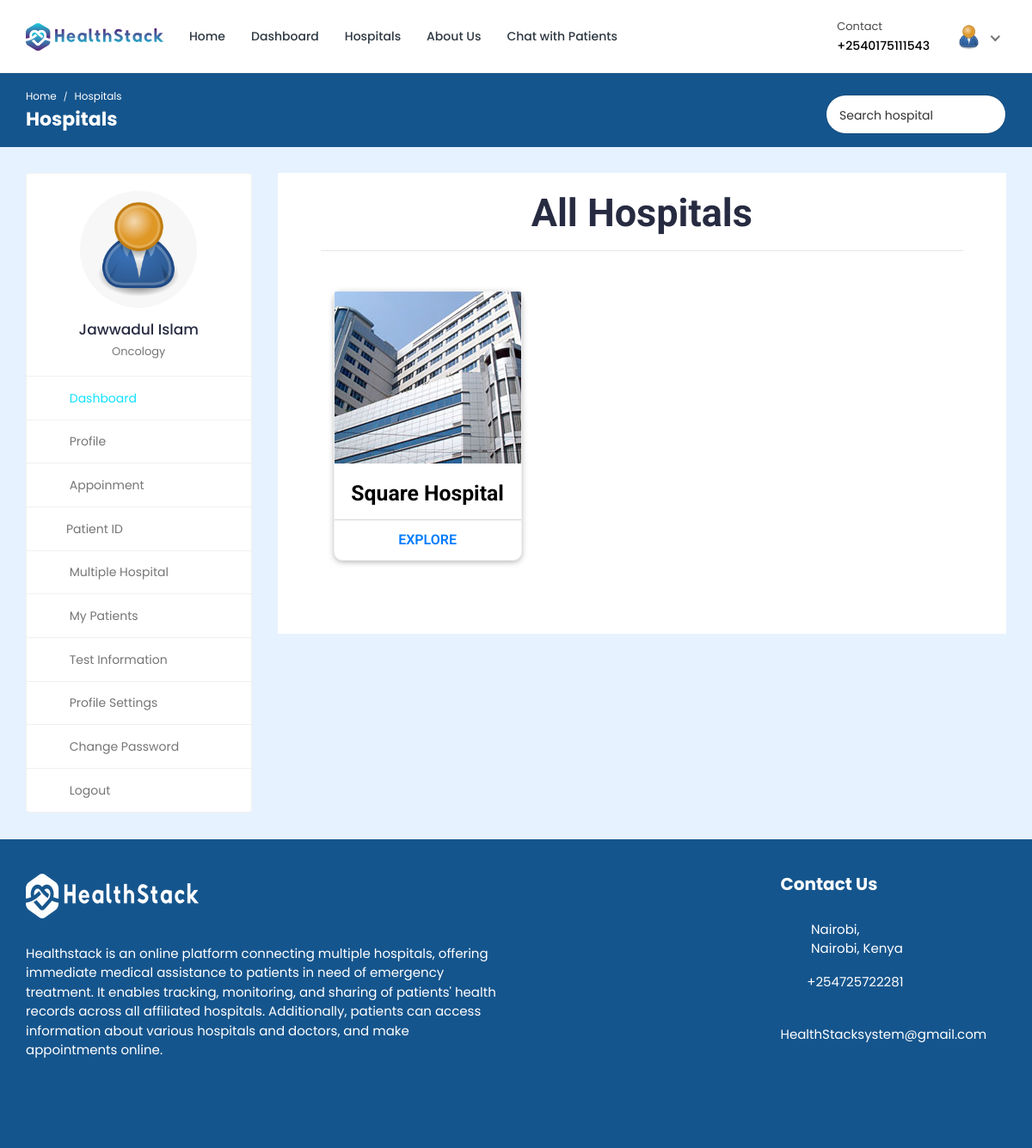
The page /multiple-hospital/ (signed in) on the database its author committed.
### doctor/models.py (models this page shows, shortened)
class Doctor_Information(models.Model):
    DOCTOR_TYPE = (
        ('Cardiologists', 'Cardiologists'),
        ('Neurologists', 'Neurologists'),
        ('Pediatricians', 'Pediatricians'),
        ('Physiatrists', 'Physiatrists'),
        ('Dermatologists', 'Dermatologists'),
    )
    doctor_id = models.AutoField(primary_key=True)
    user = models.OneToOneField(User, on_delete=models.CASCADE, null=True, blank=True, related_name='profile')
    name = models.CharField(max_length=200, null=True, blank=True)
    username = models.CharField(max_length=200, null=True, blank=True)
    gender = models.CharField(max_length=200, null=True, blank=True)
    description = models.TextField(max_length=1000, null=True, blank=True)
    department = models.CharField(max_length=200, choices=DOCTOR_TYPE, null=True, blank=True)
    department_name = models.ForeignKey(hospital_department, on_delete=models.SET_NULL, null=True, blank=True)
    specialization = models.ForeignKey(specialization, on_delete=models.SET_NULL, null=True, blank=True)
    featured_image = models.ImageField(upload_to='doctors/', default='doctors/user-default.png', null=True, blank=True)
    certificate_image = models.ImageField(upload_to='doctors_certificate/', default='doctors_certificate/default.png', null=True, blank=True)
    email = models.EmailField(max_length=200, null=True, blank=True)
    phone_number = models.CharField(max_length=200, null=True, blank=True)
    nid = models.CharField(max_length=200, null=True, blank=True)
    visiting_hour = models.CharField(max_length=200, null=True, blank=True)
    consultation_fee = models.IntegerField(null=True, blank=True)
    report_fee = models.IntegerField(null=True, blank=True)
    dob = models.CharField(max_length=200, null=True, blank=True)
    institute = models.CharField(max_length=200, null=True, blank=True)
    degree = models.CharField(max_length=200, null=True, blank=True)
    completion_year = models.CharField(max_length=200, null=True, blank=True)
    work_place = models.CharField(max_length=200, null=True, blank=True)
    designation = models.CharField(max_length=200, null=True, blank=True)
    start_year = models.CharField(max_length=200, null=True, blank=True)
    end_year = models.CharField(max_length=200, null=True, blank=True)
    register_status =  models.CharField(max_length=200, null=True, blank=True)
    hospital_name = models.ForeignKey(Hospital_Information, on_delete=models.SET_NULL, null=True, blank=True)

### hospital_admin/models.py (models this page shows, shortened)
class specialization(models.Model):
    specialization_id = models.AutoField(primary_key=True)
    specialization_name = models.CharField(max_length=200, null=True, blank=True)
    hospital = models.ForeignKey(Hospital_Information, on_delete=models.CASCADE, null=True, blank=True)

### hospital/models.py (models this page shows, shortened)
class Hospital_Information(models.Model):
    HOSPITAL_TYPE = (
        ('private', 'Private hospital'),
        ('public', 'Public hospital'),
    )
    hospital_id = models.AutoField(primary_key=True)
    name = models.CharField(max_length=200, null=True, blank=True)
    address = models.CharField(max_length=200, null=True, blank=True)
    featured_image = models.ImageField(upload_to='hospitals/', default='hospitals/default.png', null=True, blank=True)
    description = models.TextField(null=True, blank=True)
    email = models.EmailField(max_length=200, null=True, blank=True)
    phone_number = models.IntegerField(null=True, blank=True)
    hospital_type = models.CharField(max_length=200, choices=HOSPITAL_TYPE)
    general_bed_no = models.IntegerField(null=True, blank=True)
    available_icu_no = models.IntegerField(null=True, blank=True)
    regular_cabin_no = models.IntegerField(null=True, blank=True)
    emergency_cabin_no = models.IntegerField(null=True, blank=True)
    vip_cabin_no = models.IntegerField(null=True, blank=True)

### hospital/views.py (the view)
# urls.py: path('multiple-hospital/', views.multiple_hospital, name='multiple-hospital'),
@csrf_exempt
@login_required(login_url="login")
def multiple_hospital(request):
    if request.user.is_authenticated:
        if request.user.is_patient:
            patient = Patient.objects.get(user=request.user)
            doctors = Doctor_Information.objects.all()
            hospitals = Hospital_Information.objects.all()
            hospitals, search_query = searchHospitals(request)
            custom_range, hospitals = paginateHospitals(request, hospitals, 3)
            context = {'patient': patient, 'doctors': doctors, 'hospitals': hospitals, 'search_query': search_query, 'custom_range': custom_range}
            return render(request, 'multiple-hospital.html', context)
        elif request.user.is_doctor:
            doctor = Doctor_Information.objects.get(user=request.user)
            hospitals = Hospital_Information.objects.all()
            hospitals, search_query = searchHospitals(request)
            context = {'doctor': doctor, 'hospitals': hospitals, 'search_query': search_query}
            return render(request, 'multiple-hospital.html', context)
    else:
        logout(request)
        messages.error(request, 'Not Authorized')
        return render(request, 'patient-login.html')

### hospital/utils.py (called while the page is built)
def searchHospitals(request):
    search_query = ''
    if request.GET.get('search_query'):
        search_query = request.GET.get('search_query')
    hospitals = Hospital_Information.objects.distinct().filter(Q(name__icontains=search_query))
    return hospitals, search_query

### templates/multiple-hospital.html (shortened to what this page needs)
{% load static %}
<!DOCTYPE html>
<html lang="en">
<head>
	<link rel="stylesheet" href="{% static 'HealthStack-System/css/Normal/bootstrap.min.css' %}">
	<link rel="stylesheet" href="{% static 'HealthStack-System/plugins/Normal/fontawesome/css/fontawesome.min.css' %}">
	<link rel="stylesheet" href="{% static 'HealthStack-System/plugins/Normal/fontawesome/css/all.min.css' %}">
	<link rel="stylesheet" href="{% static 'HealthStack-System/css/Normal/style.css' %}">
	<link rel="stylesheet"href="{% static 'HealthStack-System/css/Normal/hospital.css' %}">
	<link rel="stylesheet"href="{% static 'HealthStack-System/css/Normal/search2.css' %}">
	</head>
	<body>
		<div class="main-wrapper">
			<header class="header">
				{% if user.is_authenticated and user.is_doctor %}
				{% include 'doctor-navbar.html' %}
				{% endif %}
			</header>
			<div class="breadcrumb-bar">
				<div class="container-fluid">
					<div class="row align-items-center">
						<div class="col-md-6 col-6">
							<nav aria-label="breadcrumb" class="page-breadcrumb">
								<ol class="breadcrumb">
									{% if user.is_authenticated and user.is_doctor %}
									<li class="breadcrumb-item"><a href="{% url 'doctor-dashboard' %}">Home</a></li>
									{% endif %}
									<li class="breadcrumb-item active" aria-current="page">Hospitals</li>
								</ol>
							</nav>
							<h2 class="breadcrumb-title">Hospitals</h2>
						</div>
						<div class="col-md-6 col-6 text-right">
							<div class="top-nav-search">
								<form action="{% url 'multiple-hospital' %}" method="GET">
									<input type="text" class="form-control" placeholder="Search hospital" name="search_query" value="{{search_query}}">
									<button class="btn" type="submit"><i class="fa fa-search"></i></button>
								</form>
							</div>
						</div>
					</div>
				</div>
			</div>
			<div class="content">
				<div class="container-fluid">
					<div class="row">
						<div class="col-md-5 col-lg-4 col-xl-3 theiaStickySidebar">
							<div>
								{% if user.is_authenticated and user.is_doctor %}
								{% include 'doctor-sidebar.html' %}
								{% endif %}
							</div>
						</div>
						<div class="col-md-7 col-lg-8 col-xl-9">
							<section class="wrapper" style="height: 0px;">
								<div class="container-fostrap" style="padding-top: 0px;">
									<h1 class="card-title" style="text-align: center;font-size: 45px;">All Hospitals</h1>
									<hr>
									<div class="content">
										<div class="container">
											<div class="row">
												{% for hospital in hospitals %}
												<div class="col-xs-12 col-sm-4">
													<div class="card">
														<a class="img-card" href="#">
														<img src="{{hospital.featured_image.url}}" />
													  </a>
														<div class="card-content">
															<h4 class="card-title">
																<a href="#"> {{hospital.name}}
															  </a>
															</h4>
														</div>
														<div class="card-read-more">
															<a href="{% url 'hospital-profile' pk=hospital.hospital_id %}" class="btn btn-link btn-block">
																Explore
															</a>
														</div>
													</div>
												</div>
												{% endfor %}
											</div>
										</div>
									</div>
								</div>
							</section>
						</div>
					</div>
				</div>
			</div>
			{% include 'footer.html' %}
		</div>
	</body>
</html>

### templates/doctor-navbar.html (shortened to what this page needs)
{% load static %}
<nav class="navbar navbar-expand-lg header-nav">
  <div class="navbar-header">
    <a href="{% url 'hospital_home'%}" class="navbar-brand logo">
      <img
        src="{% static 'HealthStack-System/images/Normal/logo.jpg' %}"
        class="img-fluid"
        alt="Logo"
      />
    </a>
  </div>
  <div class="main-menu-wrapper">
    <ul class="main-nav">
      <li>
        <a href="{% url 'hospital_home'%}">Home</a>
      </li>
      <li>
        <a href="{% url 'doctor-dashboard'%}">Dashboard</a>
      </li>
      <li><a href="{% url 'multiple-hospital' %}" style="text-decoration: none;">Hospitals</a></li>
      <li>
        <a href="{% url 'about-us'%}">About Us</a>
      </li>
      <li>
        <a href="{% url 'chat-home' pk=user.id %}">Chat with Patients</a>
      </li>
    </ul>
  </div>
  <ul class="nav header-navbar-rht">
    <li class="nav-item contact-item">
      <div class="header-contact-img">
        <i class="far fa-hospital"></i>
      </div>
      <div class="header-contact-detail">
        <p class="contact-header">Contact</p>
        <p class="contact-info-header">+254{{doctor.phone_number}}</p>
      </div>
    </li>
    <li class="nav-item dropdown has-arrow logged-item">
      <a href="#" class="dropdown-toggle nav-link" data-toggle="dropdown">
        <span class="user-img">
          <img
            class="rounded-circle"
            src="{{ doctor.featured_image.url }}"
            width="31"
            alt="Darren Elder"
          />
        </span>
      </a>
    </li>
  </ul>
</nav>

### templates/doctor-sidebar.html (shortened to what this page needs)
{% load static %}
<div class="profile-sidebar">
  <div class="widget-profile pro-widget-content">
    <div class="profile-info-widget">
      <a href="#" class="booking-doc-img">
        <img
          src="{{ doctor.featured_image.url }}"
          alt="User Image"
        />
      </a>
      <div class="profile-det-info">
        <h3>{{ doctor.name }}</h3>
        <div class="patient-details">
          <h5 class="mb-0">{{doctor.specialization.specialization_name}}</h5>
        </div>
      </div>
    </div>
  </div>
  <div class="dashboard-widget">
    <nav class="dashboard-menu sidebar">
      <ul>
        <li class="active">
          <a href="{% url 'doctor-dashboard' %}">
            <i class="fas fa-columns"></i>
            <span>Dashboard</span>
          </a>
        </li>
        <li>
        <a href="{% url 'doctor-profile' pk=doctor.doctor_id %}">
          <i class="fas fa-user"></i>
          <span>Profile</span>
        </a>
      </li>
        <li>
          <a href="{% url 'appointments'%}">
            <i class="fas fa-user-circle"></i>
            <span>Appoinment</span>
          </a>
        </li>
        <li class="nav-item has-submenu">
            <a href="#" class="nav-link"><i class="fas fa-search"></i><span>Patient ID</span></a>
        </li>
        <li>
          <a href="{% url 'multiple-hospital' %}">
            <i class="fas fa-hospital"></i>
            <span>Multiple Hospital</span>
          </a>
      </li>
        <li>
          <a href="{% url 'my-patients' %}">
            <i class="fas fa-user-injured"></i>
            <span>My Patients</span>
          </a>
        </li>
        <li>
          <a href="{% url 'doctor-test-list'%}" target="_blank">
            <i class="fas fa-hourglass-start"></i>
            <span>Test Information</span>
          </a>
        </li>
        <li>
          <a
            href="{% url 'doctor-profile-settings' %}"
          >
            <i class="fas fa-user-cog"></i>
            <span>Profile Settings</span>
          </a>
        </li>
        <li>
          <a href="{% url 'doctor-change-password' pk=user.id%}">
            <i class="fas fa-lock"></i>
            <span>Change Password</span>
          </a>
        </li>
        <li>
          <a href="{% url 'doctor-logout'%}">
            <i class="fas fa-sign-out-alt"></i>
            <span>Logout</span>
          </a>
        </li>
      </ul>
    </nav>
  </div>
</div>

### static/HealthStack-System/css/Normal/hospital.css (style rules this page uses)
.wrapper { display: table; height: 100%; width: 100%; }
.container-fostrap { -moz-box-sizing: border-box; box-sizing: border-box; height: 100%; width: 100%; background: #FFF; font-family: 'Roboto', sans-serif; font-weight: 400; display: table-cell; padding: 50px; text-align: center; vertical-align: middle; }
.card { display: block; margin-bottom: 20px; line-height: 1.42857143; background-color: #fff; border-radius: 10px; box-shadow: 0 2px 5px 0 rgba(0,0,0,0.16),0 2px 10px 0 rgba(0,0,0,0.12); transition: box-shadow .25s; }
.img-card { width: 100%; height:200px; border-top-left-radius:2px; border-top-right-radius:2px; display:block; overflow: hidden; }
.img-card img { width: 100%; height: 200px; object-fit:cover; transition: all .25s ease; }
.card-title { margin-top:0px; font-weight: 700; font-size: 1.65em; text-align: center; padding-top: 20px; }
.card-title a { color: #000; text-decoration: none !important; }
.card-read-more { border-top: 1px solid #D4D4D4; }
.card-read-more a { text-decoration: none !important; padding:10px; font-weight:600; text-transform: uppercase }

### static/HealthStack-System/css/Normal/search2.css (style rules this page uses)
.top-nav-search { float: right; margin-left: 15px; }
.top-nav-search form { margin-top: 10px; position: relative; width: 210px; }
.top-nav-search .form-control { border-color: rgba(0, 0, 0, 0.1); border-radius: 50px; color: #333; height: 40px; padding: 10px 50px 10px 15px; }
.top-nav-search .btn { background-color: transparent; border-color: transparent; color: #333; min-height: 40px; padding: 7px 15px; position: absolute; right: 0; top: 0; }
.top-nav-search .form-control::placeholder { color: #333; }

### rows shown on the page
Doctor_Information: phone_number "0175111543", featured_image (placeholder picture), name "Jawwadul Islam", specialization.specialization_name "Oncology"
Hospital_Information: featured_image (picture), name "Square Hospital"
